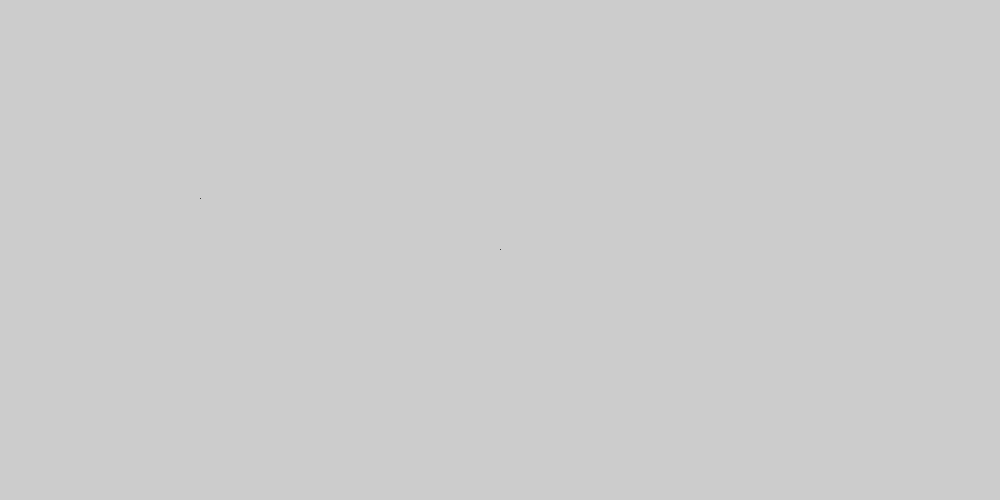
Frame 1 (no input)
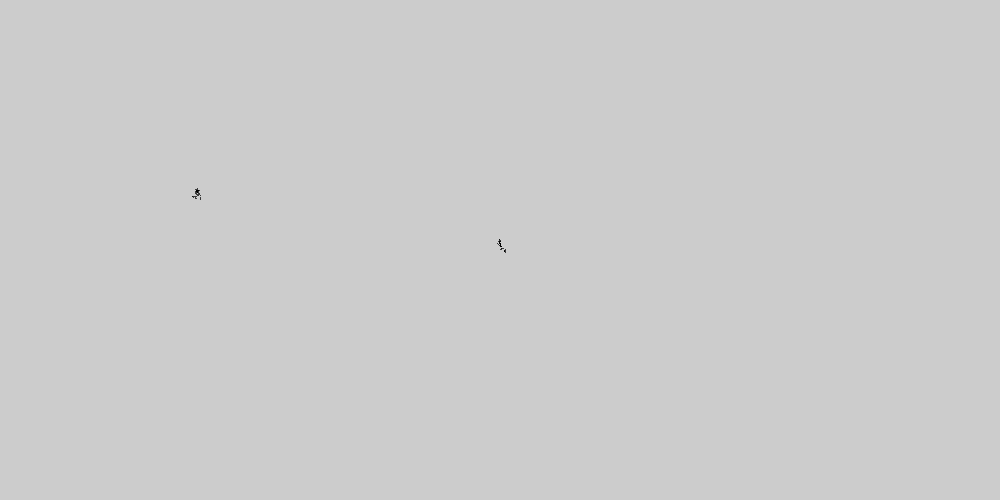
Frame 60 (the mouse pressed at the canvas centre just before this capture)
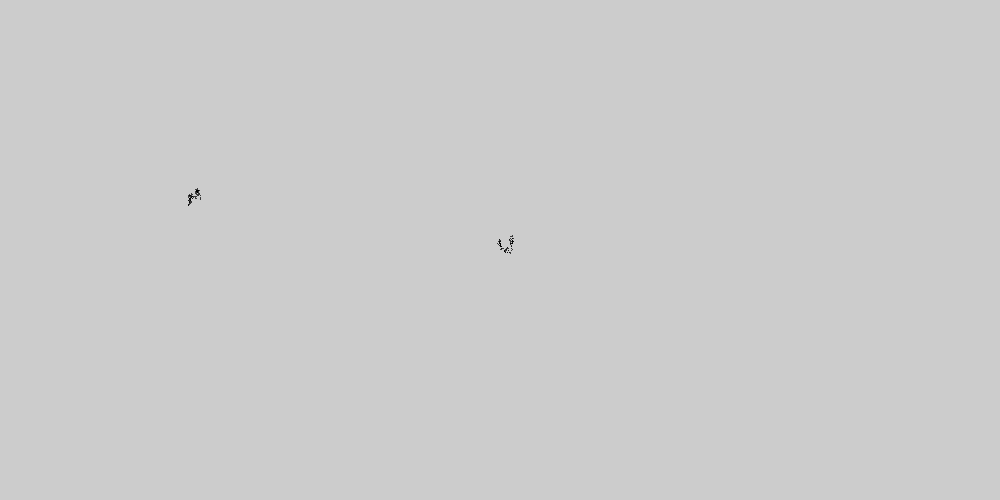
Frame 120 (the mouse held since frame 60 and released just before this capture)

The Processing sketch that drew these frames (run headless with seeded random() and noise(); from frame 60 on, the mouse is pressed at the canvas centre):

// Processing sketch: random_walk_follow_food
// ── random_walk_follow_food.pde
class Walker{
  float x; 
  float y;
  color c;
  
  // CONTRUCTOR: initialistaion DATA for class walker
  //Walker(color walkC, float walkX,float walkY){
  Walker(float walkX,float walkY){
    //c= walkC;
    x= walkX;
    y= walkY;
  }
  
  //FUNCTIONALITY for class walker
  void display(){
    stroke(0);
    point(x,y);
  }
  
  void step(){
    
    float choicex = (random(-1,1)); // nb DO NOT SPECIFY float
    float choicey = (random(-2,2));   
    
    
    // OR
    
    //float choicex = int(random(3))-1; //yields -1, 0,or 1
    //float choicey = int(random(3))-1; //yields -1, 0,or 1
    
    ////notably float choicex = (random(3))-1; //tends to move down and right (+ve direction) as float automatically chosen
    ////    float choicex = int(random(3))-1; //yields -1, 0,or 1
    ////    float choicey = int(random(3))-1; //yields -1, 0,or 1
    
    x += choicex;
    y += choicey;
    
    // OR
    
    //choice = int(random(4));
   
    //if(choice == 0){
    //  //x = x+1
    //  x++;
    //}
    
    //else if(choice == 1){
    //  //y = y+1
    //  x--;
    //}
    
    //else if(choice == 2){
    //  //y = y+1
    //  y++;
    //}
    
    //else{
    //  y--;
    //}
      
    
    
    
  }
  
}

Walker walker1;
Walker walker2;

//SETUP
void setup(){
  size(1000, 500);
  walker1 = new Walker(width/2, height/2);
  walker2 = new Walker(200, 200);
}

//FUNCTIONALITY
void draw(){
  walker1.step();
  walker1.display();
  walker2.step();
  walker2.display();
}
  
  
  
  


   
  
  
    
  
